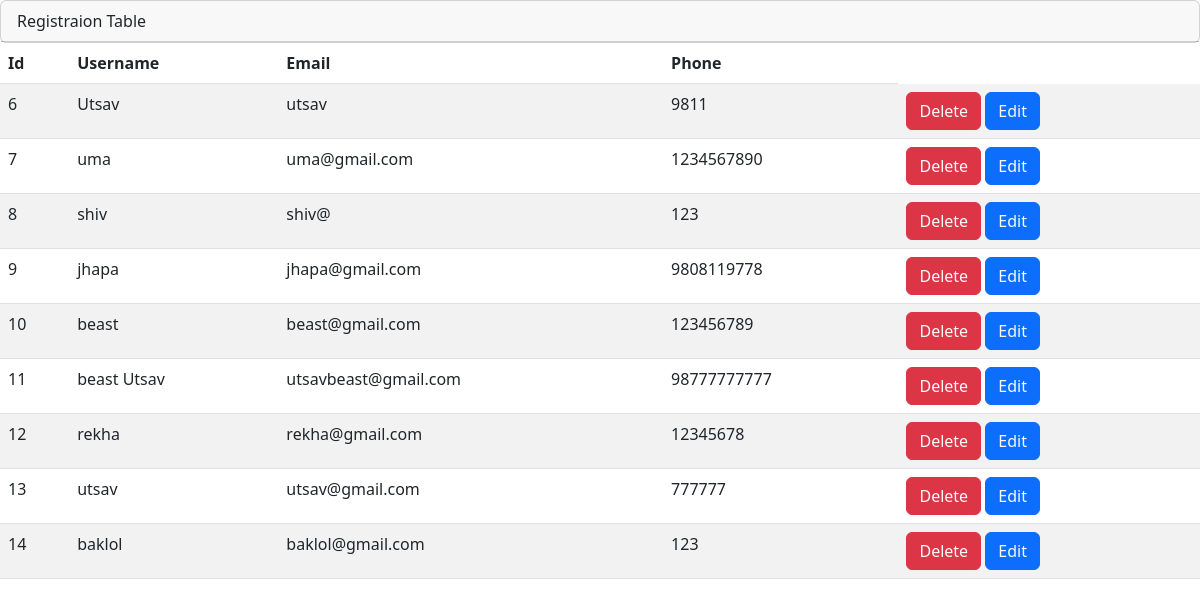
The page /register_table/ on the database as committed earlier.
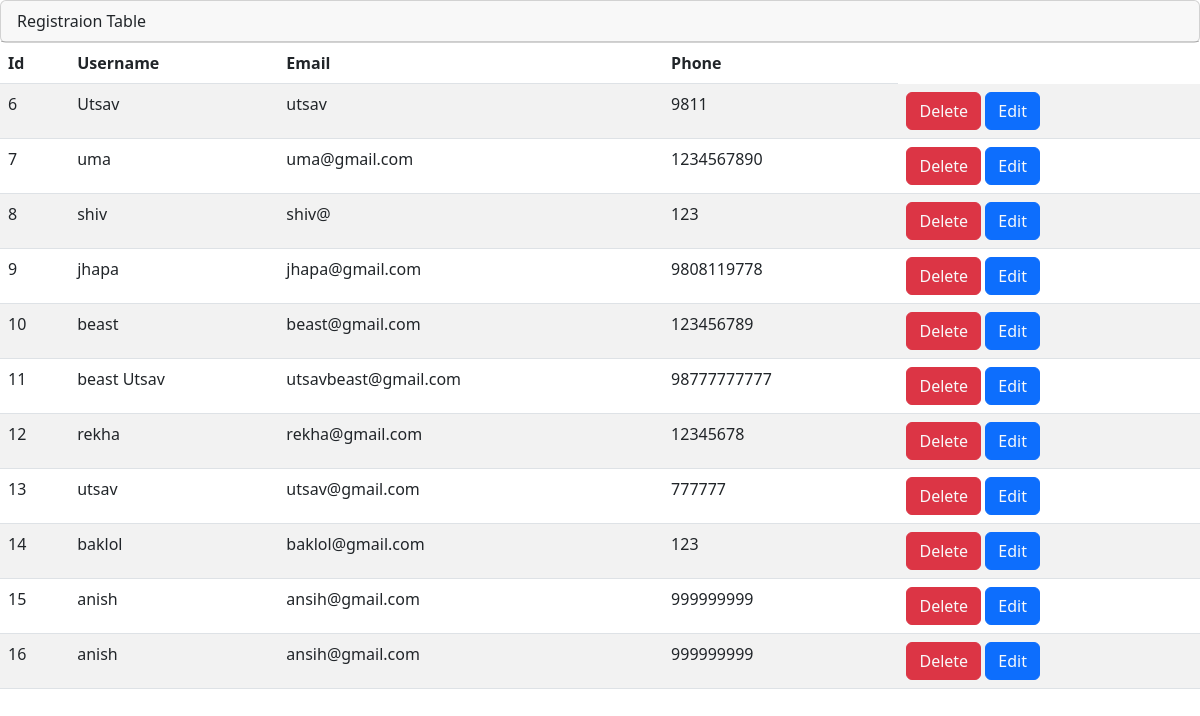
The same page on the database as committed later.
### mysite/models.py (models this page shows)
class Signup (models.Model):
    user_name = models.CharField("username",max_length=50)
    email = models.EmailField("email", max_length=50)
    phone = models.IntegerField("phone")
    password = models.CharField("password",max_length=20)

### mysite/views.py (the view)
# urls.py: path('register_table/',views.register_table, name='register_table'),
def register_table(request):
    objs = Signup.objects.all()
    return render(request,'admin/register_table.html',{'objs':objs})

### templates/admin/register_table.html (shortened to what this page needs)
{% extends '../base/base.html' %}
{% load static %}
{%block content%}
  <div class="row">
    <div class="col-md-12">
      <div class="card">
        <div class="card-header">Registraion Table</div>
      </div>
      <div class="card-body">
        <div class="table-responsive">
          <table
                    id="example"
                    class="table table-striped data-table"
                    style="width: 100%"
                  >
                    <thead>
                      <tr>
                        <th>Id</th>
                        <th>Username</th>
                        <th>Email</th>
                        <th>Phone</th>
                      </tr>
                    </thead>
                    <tbody>
                      {% for obj in objs %}
                      <tr>
                        <td>{{obj.id}}</td>
                        <td>{{obj.user_name}}</td>
                        <td>{{obj.email }}</td>
                        <td>{{obj.phone}}</td>
                        <td>
                            <span class="btn btn-danger text-light text-center">
                                  <a href="#" class="text-light text-decoration-none" id="delete">
                                    Delete
                                  </a>
                            </span>
                            <span class="btn btn-primary text-light text-center">
                               <a href="{%url 'update'%}" class="text-light text-decoration-none">
                                Edit
                               </a>
                            </span>
                        </td>
                      </tr>
                      {% endfor %}
                    </tbody>
                  </table>
        </div>
      </div>
    </div>
  </div>
{%endblock%}

Rows that differ between the two databases and show on the page:
added Signup: id "15", user_name "anish", email "ansih@gmail.com", phone "999999999"
added Signup: id "16", user_name "anish", email "ansih@gmail.com", phone "999999999"
